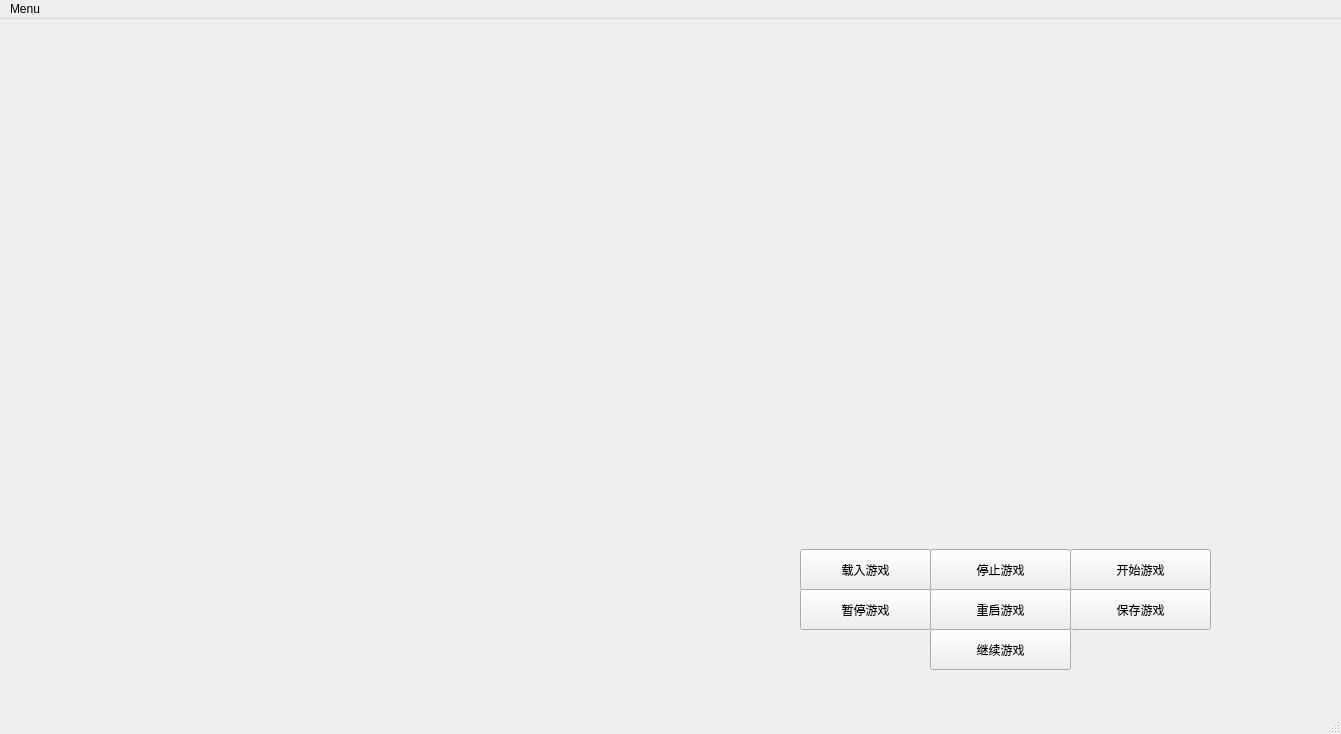
<?xml version="1.0" encoding="UTF-8"?>
<ui version="4.0">
 <class>MainWindow</class>
 <widget class="QMainWindow" name="MainWindow">
  <property name="geometry">
   <rect>
    <x>0</x>
    <y>0</y>
    <width>1341</width>
    <height>734</height>
   </rect>
  </property>
  <property name="focusPolicy">
   <enum>Qt::ClickFocus</enum>
  </property>
  <property name="windowTitle">
   <string>MainWindow</string>
  </property>
  <widget class="QWidget" name="centralwidget">
   <widget class="QPushButton" name="startgame">
    <property name="geometry">
     <rect>
      <x>1070</x>
      <y>530</y>
      <width>141</width>
      <height>41</height>
     </rect>
    </property>
    <property name="focusPolicy">
     <enum>Qt::NoFocus</enum>
    </property>
    <property name="text">
     <string>开始游戏</string>
    </property>
   </widget>
   <widget class="QPushButton" name="pause_game">
    <property name="geometry">
     <rect>
      <x>800</x>
      <y>570</y>
      <width>131</width>
      <height>41</height>
     </rect>
    </property>
    <property name="focusPolicy">
     <enum>Qt::NoFocus</enum>
    </property>
    <property name="text">
     <string>暂停游戏</string>
    </property>
   </widget>
   <widget class="QPushButton" name="Continue_game">
    <property name="geometry">
     <rect>
      <x>930</x>
      <y>610</y>
      <width>141</width>
      <height>41</height>
     </rect>
    </property>
    <property name="focusPolicy">
     <enum>Qt::NoFocus</enum>
    </property>
    <property name="text">
     <string>继续游戏</string>
    </property>
   </widget>
   <widget class="QPushButton" name="Save_game">
    <property name="geometry">
     <rect>
      <x>1070</x>
      <y>570</y>
      <width>141</width>
      <height>41</height>
     </rect>
    </property>
    <property name="focusPolicy">
     <enum>Qt::NoFocus</enum>
    </property>
    <property name="text">
     <string>保存游戏</string>
    </property>
   </widget>
   <widget class="QPushButton" name="read_game">
    <property name="geometry">
     <rect>
      <x>800</x>
      <y>530</y>
      <width>131</width>
      <height>41</height>
     </rect>
    </property>
    <property name="focusPolicy">
     <enum>Qt::NoFocus</enum>
    </property>
    <property name="text">
     <string>载入游戏</string>
    </property>
   </widget>
   <widget class="QPushButton" name="exit_game">
    <property name="geometry">
     <rect>
      <x>930</x>
      <y>530</y>
      <width>141</width>
      <height>41</height>
     </rect>
    </property>
    <property name="focusPolicy">
     <enum>Qt::NoFocus</enum>
    </property>
    <property name="text">
     <string>停止游戏</string>
    </property>
   </widget>
   <widget class="QPushButton" name="Reset_game">
    <property name="geometry">
     <rect>
      <x>930</x>
      <y>570</y>
      <width>141</width>
      <height>41</height>
     </rect>
    </property>
    <property name="focusPolicy">
     <enum>Qt::NoFocus</enum>
    </property>
    <property name="text">
     <string>重启游戏</string>
    </property>
   </widget>
  </widget>
  <widget class="QStatusBar" name="statusbar"/>
  <widget class="QMenuBar" name="menubar">
   <property name="geometry">
    <rect>
     <x>0</x>
     <y>0</y>
     <width>1341</width>
     <height>21</height>
    </rect>
   </property>
   <widget class="QMenu" name="menuMenu">
    <property name="title">
     <string>Menu</string>
    </property>
    <addaction name="actionStart"/>
    <addaction name="actionLoad"/>
    <addaction name="actionExit"/>
    <addaction name="actionReset"/>
    <addaction name="actionPause"/>
    <addaction name="actionContinue"/>
    <addaction name="actionSave"/>
   </widget>
   <addaction name="menuMenu"/>
  </widget>
  <action name="actionStart">
   <property name="text">
    <string>Start</string>
   </property>
  </action>
  <action name="actionExit">
   <property name="text">
    <string>Exit</string>
   </property>
  </action>
  <action name="actionLoad">
   <property name="text">
    <string>Load</string>
   </property>
  </action>
  <action name="actionReset">
   <property name="text">
    <string>Reset</string>
   </property>
  </action>
  <action name="actionPause">
   <property name="text">
    <string>Pause</string>
   </property>
  </action>
  <action name="actionContinue">
   <property name="text">
    <string>Continue</string>
   </property>
  </action>
  <action name="actionSave">
   <property name="text">
    <string>Save</string>
   </property>
  </action>
 </widget>
 <resources/>
 <connections/>
</ui>
